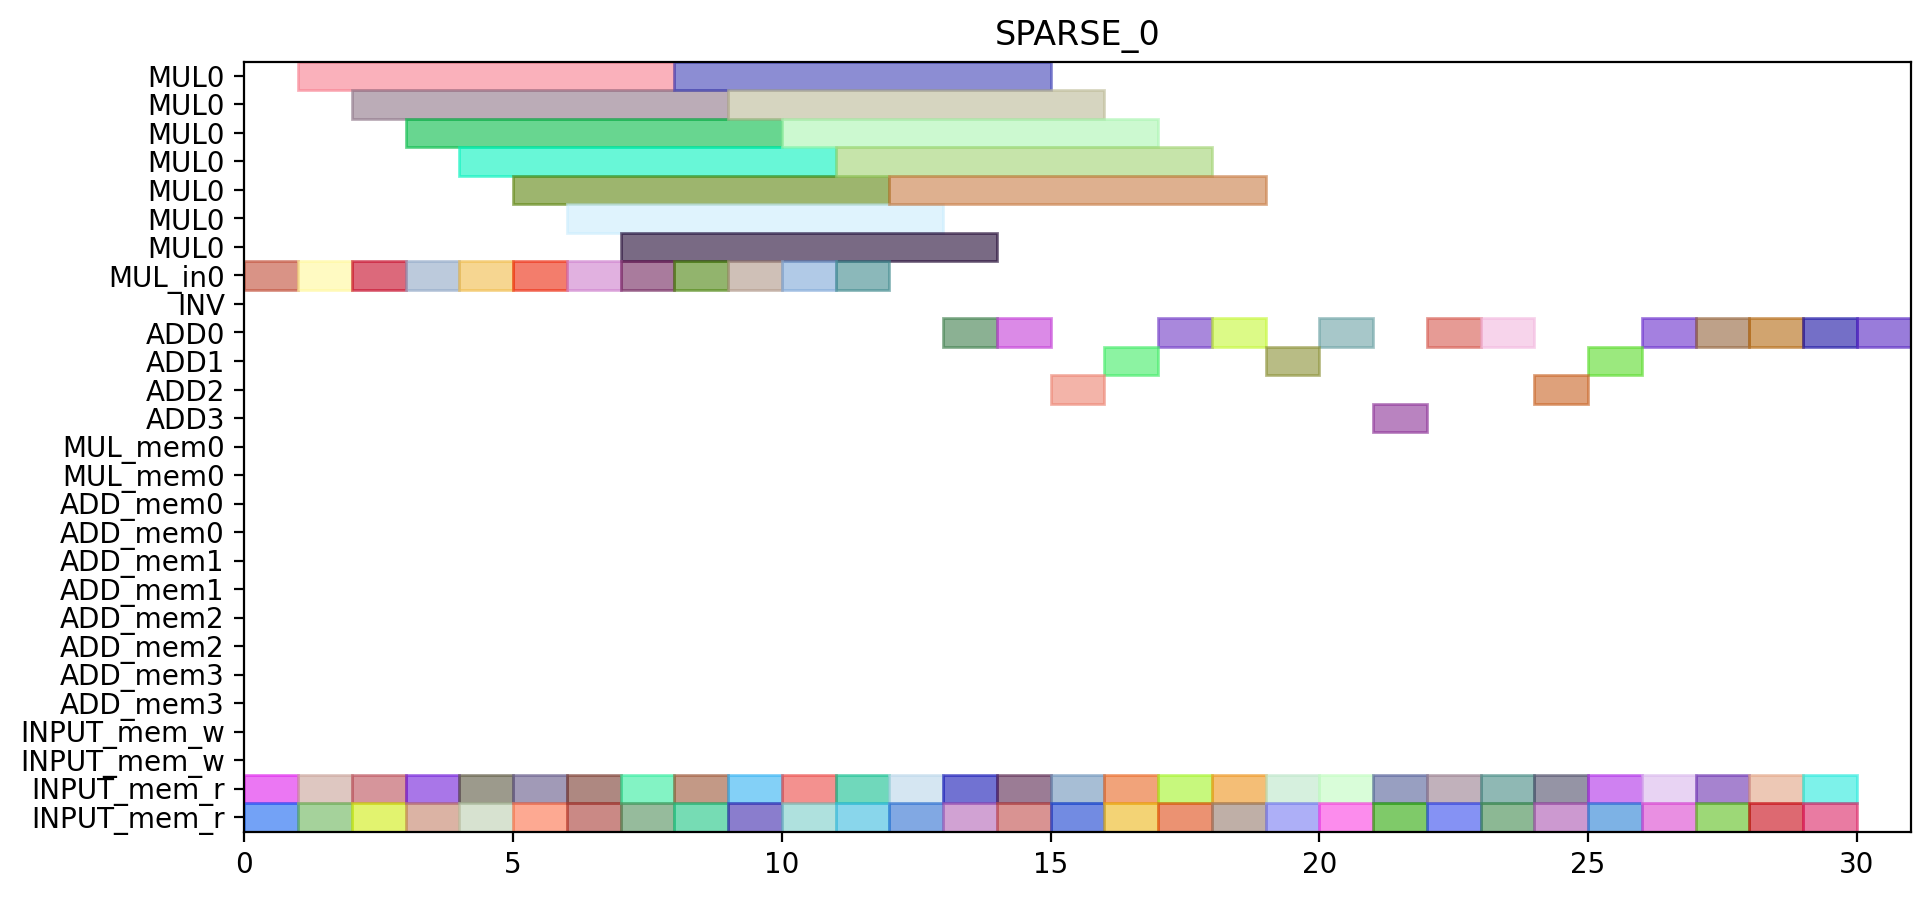

The script that drew this image:
from pyschedule import Scenario, solvers, plotters, alt


def solve():
	horizon = 172
	S = Scenario("SPARSE_0", horizon=horizon)

	# resource
	MUL = S.Resources('MUL', num=1, size=7)
	MUL_in = S.Resources('MUL_in', num=1)
	INV = S.Resource('INV')
	ADD = S.Resources('ADD', num=4, periods=range(1, horizon))
	MUL_mem = S.Resources('MUL_mem', num=1, size=2)
	ADD_mem = S.Resources('ADD_mem', num=4, size=2)
	INPUT_mem_w = S.Resource('INPUT_mem_w', size=2)
	INPUT_mem_r = S.Resource('INPUT_mem_r', size=2)

	# result of previous scheduling

	# new tasks
	t1_t0_t0_in = S.Task('t1_t0_t0_in', length=1, delay_cost=1)
	t1_t0_t0_in += alt(MUL_in)
	t1_t0_t0 = S.Task('t1_t0_t0', length=7, delay_cost=1)
	t1_t0_t0 += alt(MUL)
	S += t1_t0_t0>=t1_t0_t0_in

	t1_t0_t0_mem0 = S.Task('t1_t0_t0_mem0', length=1, delay_cost=1)
	t1_t0_t0_mem0 += INPUT_mem_r
	S += t1_t0_t0_mem0 <= t1_t0_t0

	t1_t0_t0_mem1 = S.Task('t1_t0_t0_mem1', length=1, delay_cost=1)
	t1_t0_t0_mem1 += INPUT_mem_r
	S += t1_t0_t0_mem1 <= t1_t0_t0

	t1_t0_t1_in = S.Task('t1_t0_t1_in', length=1, delay_cost=1)
	t1_t0_t1_in += alt(MUL_in)
	t1_t0_t1 = S.Task('t1_t0_t1', length=7, delay_cost=1)
	t1_t0_t1 += alt(MUL)
	S += t1_t0_t1>=t1_t0_t1_in

	t1_t0_t1_mem0 = S.Task('t1_t0_t1_mem0', length=1, delay_cost=1)
	t1_t0_t1_mem0 += INPUT_mem_r
	S += t1_t0_t1_mem0 <= t1_t0_t1

	t1_t0_t1_mem1 = S.Task('t1_t0_t1_mem1', length=1, delay_cost=1)
	t1_t0_t1_mem1 += INPUT_mem_r
	S += t1_t0_t1_mem1 <= t1_t0_t1

	t1_t0_t2 = S.Task('t1_t0_t2', length=1, delay_cost=1)
	t1_t0_t2 += alt(ADD)

	t1_t0_t2_mem0 = S.Task('t1_t0_t2_mem0', length=1, delay_cost=1)
	t1_t0_t2_mem0 += INPUT_mem_r
	S += t1_t0_t2_mem0 <= t1_t0_t2

	t1_t0_t2_mem1 = S.Task('t1_t0_t2_mem1', length=1, delay_cost=1)
	t1_t0_t2_mem1 += INPUT_mem_r
	S += t1_t0_t2_mem1 <= t1_t0_t2

	t1_t0_t3 = S.Task('t1_t0_t3', length=1, delay_cost=1)
	t1_t0_t3 += alt(ADD)

	t1_t0_t3_mem0 = S.Task('t1_t0_t3_mem0', length=1, delay_cost=1)
	t1_t0_t3_mem0 += INPUT_mem_r
	S += t1_t0_t3_mem0 <= t1_t0_t3

	t1_t0_t3_mem1 = S.Task('t1_t0_t3_mem1', length=1, delay_cost=1)
	t1_t0_t3_mem1 += INPUT_mem_r
	S += t1_t0_t3_mem1 <= t1_t0_t3

	t1_t1_t0_in = S.Task('t1_t1_t0_in', length=1, delay_cost=1)
	t1_t1_t0_in += alt(MUL_in)
	t1_t1_t0 = S.Task('t1_t1_t0', length=7, delay_cost=1)
	t1_t1_t0 += alt(MUL)
	S += t1_t1_t0>=t1_t1_t0_in

	t1_t1_t0_mem0 = S.Task('t1_t1_t0_mem0', length=1, delay_cost=1)
	t1_t1_t0_mem0 += INPUT_mem_r
	S += t1_t1_t0_mem0 <= t1_t1_t0

	t1_t1_t0_mem1 = S.Task('t1_t1_t0_mem1', length=1, delay_cost=1)
	t1_t1_t0_mem1 += INPUT_mem_r
	S += t1_t1_t0_mem1 <= t1_t1_t0

	t1_t1_t1_in = S.Task('t1_t1_t1_in', length=1, delay_cost=1)
	t1_t1_t1_in += alt(MUL_in)
	t1_t1_t1 = S.Task('t1_t1_t1', length=7, delay_cost=1)
	t1_t1_t1 += alt(MUL)
	S += t1_t1_t1>=t1_t1_t1_in

	t1_t1_t1_mem0 = S.Task('t1_t1_t1_mem0', length=1, delay_cost=1)
	t1_t1_t1_mem0 += INPUT_mem_r
	S += t1_t1_t1_mem0 <= t1_t1_t1

	t1_t1_t1_mem1 = S.Task('t1_t1_t1_mem1', length=1, delay_cost=1)
	t1_t1_t1_mem1 += INPUT_mem_r
	S += t1_t1_t1_mem1 <= t1_t1_t1

	t1_t1_t2 = S.Task('t1_t1_t2', length=1, delay_cost=1)
	t1_t1_t2 += alt(ADD)

	t1_t1_t2_mem0 = S.Task('t1_t1_t2_mem0', length=1, delay_cost=1)
	t1_t1_t2_mem0 += INPUT_mem_r
	S += t1_t1_t2_mem0 <= t1_t1_t2

	t1_t1_t2_mem1 = S.Task('t1_t1_t2_mem1', length=1, delay_cost=1)
	t1_t1_t2_mem1 += INPUT_mem_r
	S += t1_t1_t2_mem1 <= t1_t1_t2

	t1_t1_t3 = S.Task('t1_t1_t3', length=1, delay_cost=1)
	t1_t1_t3 += alt(ADD)

	t1_t1_t3_mem0 = S.Task('t1_t1_t3_mem0', length=1, delay_cost=1)
	t1_t1_t3_mem0 += INPUT_mem_r
	S += t1_t1_t3_mem0 <= t1_t1_t3

	t1_t1_t3_mem1 = S.Task('t1_t1_t3_mem1', length=1, delay_cost=1)
	t1_t1_t3_mem1 += INPUT_mem_r
	S += t1_t1_t3_mem1 <= t1_t1_t3

	t1_t20 = S.Task('t1_t20', length=1, delay_cost=1)
	t1_t20 += alt(ADD)

	t1_t20_mem0 = S.Task('t1_t20_mem0', length=1, delay_cost=1)
	t1_t20_mem0 += INPUT_mem_r
	S += t1_t20_mem0 <= t1_t20

	t1_t20_mem1 = S.Task('t1_t20_mem1', length=1, delay_cost=1)
	t1_t20_mem1 += INPUT_mem_r
	S += t1_t20_mem1 <= t1_t20

	t1_t21 = S.Task('t1_t21', length=1, delay_cost=1)
	t1_t21 += alt(ADD)

	t1_t21_mem0 = S.Task('t1_t21_mem0', length=1, delay_cost=1)
	t1_t21_mem0 += INPUT_mem_r
	S += t1_t21_mem0 <= t1_t21

	t1_t21_mem1 = S.Task('t1_t21_mem1', length=1, delay_cost=1)
	t1_t21_mem1 += INPUT_mem_r
	S += t1_t21_mem1 <= t1_t21

	t1_t30 = S.Task('t1_t30', length=1, delay_cost=1)
	t1_t30 += alt(ADD)

	t1_t30_mem0 = S.Task('t1_t30_mem0', length=1, delay_cost=1)
	t1_t30_mem0 += INPUT_mem_r
	S += t1_t30_mem0 <= t1_t30

	t1_t30_mem1 = S.Task('t1_t30_mem1', length=1, delay_cost=1)
	t1_t30_mem1 += INPUT_mem_r
	S += t1_t30_mem1 <= t1_t30

	t1_t31 = S.Task('t1_t31', length=1, delay_cost=1)
	t1_t31 += alt(ADD)

	t1_t31_mem0 = S.Task('t1_t31_mem0', length=1, delay_cost=1)
	t1_t31_mem0 += INPUT_mem_r
	S += t1_t31_mem0 <= t1_t31

	t1_t31_mem1 = S.Task('t1_t31_mem1', length=1, delay_cost=1)
	t1_t31_mem1 += INPUT_mem_r
	S += t1_t31_mem1 <= t1_t31

	t2_t0_t0_in = S.Task('t2_t0_t0_in', length=1, delay_cost=1)
	t2_t0_t0_in += alt(MUL_in)
	t2_t0_t0 = S.Task('t2_t0_t0', length=7, delay_cost=1)
	t2_t0_t0 += alt(MUL)
	S += t2_t0_t0>=t2_t0_t0_in

	t2_t0_t0_mem0 = S.Task('t2_t0_t0_mem0', length=1, delay_cost=1)
	t2_t0_t0_mem0 += INPUT_mem_r
	S += t2_t0_t0_mem0 <= t2_t0_t0

	t2_t0_t0_mem1 = S.Task('t2_t0_t0_mem1', length=1, delay_cost=1)
	t2_t0_t0_mem1 += INPUT_mem_r
	S += t2_t0_t0_mem1 <= t2_t0_t0

	t2_t0_t1_in = S.Task('t2_t0_t1_in', length=1, delay_cost=1)
	t2_t0_t1_in += alt(MUL_in)
	t2_t0_t1 = S.Task('t2_t0_t1', length=7, delay_cost=1)
	t2_t0_t1 += alt(MUL)
	S += t2_t0_t1>=t2_t0_t1_in

	t2_t0_t1_mem0 = S.Task('t2_t0_t1_mem0', length=1, delay_cost=1)
	t2_t0_t1_mem0 += INPUT_mem_r
	S += t2_t0_t1_mem0 <= t2_t0_t1

	t2_t0_t1_mem1 = S.Task('t2_t0_t1_mem1', length=1, delay_cost=1)
	t2_t0_t1_mem1 += INPUT_mem_r
	S += t2_t0_t1_mem1 <= t2_t0_t1

	t2_t0_t2 = S.Task('t2_t0_t2', length=1, delay_cost=1)
	t2_t0_t2 += alt(ADD)

	t2_t0_t2_mem0 = S.Task('t2_t0_t2_mem0', length=1, delay_cost=1)
	t2_t0_t2_mem0 += INPUT_mem_r
	S += t2_t0_t2_mem0 <= t2_t0_t2

	t2_t0_t2_mem1 = S.Task('t2_t0_t2_mem1', length=1, delay_cost=1)
	t2_t0_t2_mem1 += INPUT_mem_r
	S += t2_t0_t2_mem1 <= t2_t0_t2

	t2_t0_t3 = S.Task('t2_t0_t3', length=1, delay_cost=1)
	t2_t0_t3 += alt(ADD)

	t2_t0_t3_mem0 = S.Task('t2_t0_t3_mem0', length=1, delay_cost=1)
	t2_t0_t3_mem0 += INPUT_mem_r
	S += t2_t0_t3_mem0 <= t2_t0_t3

	t2_t0_t3_mem1 = S.Task('t2_t0_t3_mem1', length=1, delay_cost=1)
	t2_t0_t3_mem1 += INPUT_mem_r
	S += t2_t0_t3_mem1 <= t2_t0_t3

	t2_t1_t0_in = S.Task('t2_t1_t0_in', length=1, delay_cost=1)
	t2_t1_t0_in += alt(MUL_in)
	t2_t1_t0 = S.Task('t2_t1_t0', length=7, delay_cost=1)
	t2_t1_t0 += alt(MUL)
	S += t2_t1_t0>=t2_t1_t0_in

	t2_t1_t0_mem0 = S.Task('t2_t1_t0_mem0', length=1, delay_cost=1)
	t2_t1_t0_mem0 += INPUT_mem_r
	S += t2_t1_t0_mem0 <= t2_t1_t0

	t2_t1_t0_mem1 = S.Task('t2_t1_t0_mem1', length=1, delay_cost=1)
	t2_t1_t0_mem1 += INPUT_mem_r
	S += t2_t1_t0_mem1 <= t2_t1_t0

	t2_t1_t1_in = S.Task('t2_t1_t1_in', length=1, delay_cost=1)
	t2_t1_t1_in += alt(MUL_in)
	t2_t1_t1 = S.Task('t2_t1_t1', length=7, delay_cost=1)
	t2_t1_t1 += alt(MUL)
	S += t2_t1_t1>=t2_t1_t1_in

	t2_t1_t1_mem0 = S.Task('t2_t1_t1_mem0', length=1, delay_cost=1)
	t2_t1_t1_mem0 += INPUT_mem_r
	S += t2_t1_t1_mem0 <= t2_t1_t1

	t2_t1_t1_mem1 = S.Task('t2_t1_t1_mem1', length=1, delay_cost=1)
	t2_t1_t1_mem1 += INPUT_mem_r
	S += t2_t1_t1_mem1 <= t2_t1_t1

	t2_t1_t2 = S.Task('t2_t1_t2', length=1, delay_cost=1)
	t2_t1_t2 += alt(ADD)

	t2_t1_t2_mem0 = S.Task('t2_t1_t2_mem0', length=1, delay_cost=1)
	t2_t1_t2_mem0 += INPUT_mem_r
	S += t2_t1_t2_mem0 <= t2_t1_t2

	t2_t1_t2_mem1 = S.Task('t2_t1_t2_mem1', length=1, delay_cost=1)
	t2_t1_t2_mem1 += INPUT_mem_r
	S += t2_t1_t2_mem1 <= t2_t1_t2

	t2_t1_t3 = S.Task('t2_t1_t3', length=1, delay_cost=1)
	t2_t1_t3 += alt(ADD)

	t2_t1_t3_mem0 = S.Task('t2_t1_t3_mem0', length=1, delay_cost=1)
	t2_t1_t3_mem0 += INPUT_mem_r
	S += t2_t1_t3_mem0 <= t2_t1_t3

	t2_t1_t3_mem1 = S.Task('t2_t1_t3_mem1', length=1, delay_cost=1)
	t2_t1_t3_mem1 += INPUT_mem_r
	S += t2_t1_t3_mem1 <= t2_t1_t3

	t2_t20 = S.Task('t2_t20', length=1, delay_cost=1)
	t2_t20 += alt(ADD)

	t2_t20_mem0 = S.Task('t2_t20_mem0', length=1, delay_cost=1)
	t2_t20_mem0 += INPUT_mem_r
	S += t2_t20_mem0 <= t2_t20

	t2_t20_mem1 = S.Task('t2_t20_mem1', length=1, delay_cost=1)
	t2_t20_mem1 += INPUT_mem_r
	S += t2_t20_mem1 <= t2_t20

	t2_t21 = S.Task('t2_t21', length=1, delay_cost=1)
	t2_t21 += alt(ADD)

	t2_t21_mem0 = S.Task('t2_t21_mem0', length=1, delay_cost=1)
	t2_t21_mem0 += INPUT_mem_r
	S += t2_t21_mem0 <= t2_t21

	t2_t21_mem1 = S.Task('t2_t21_mem1', length=1, delay_cost=1)
	t2_t21_mem1 += INPUT_mem_r
	S += t2_t21_mem1 <= t2_t21

	t2_t30 = S.Task('t2_t30', length=1, delay_cost=1)
	t2_t30 += alt(ADD)

	t2_t30_mem0 = S.Task('t2_t30_mem0', length=1, delay_cost=1)
	t2_t30_mem0 += INPUT_mem_r
	S += t2_t30_mem0 <= t2_t30

	t2_t30_mem1 = S.Task('t2_t30_mem1', length=1, delay_cost=1)
	t2_t30_mem1 += INPUT_mem_r
	S += t2_t30_mem1 <= t2_t30

	t2_t31 = S.Task('t2_t31', length=1, delay_cost=1)
	t2_t31 += alt(ADD)

	t2_t31_mem0 = S.Task('t2_t31_mem0', length=1, delay_cost=1)
	t2_t31_mem0 += INPUT_mem_r
	S += t2_t31_mem0 <= t2_t31

	t2_t31_mem1 = S.Task('t2_t31_mem1', length=1, delay_cost=1)
	t2_t31_mem1 += INPUT_mem_r
	S += t2_t31_mem1 <= t2_t31

	t0_t0_t0_in = S.Task('t0_t0_t0_in', length=1, delay_cost=1)
	t0_t0_t0_in += alt(MUL_in)
	t0_t0_t0 = S.Task('t0_t0_t0', length=7, delay_cost=1)
	t0_t0_t0 += alt(MUL)
	S += t0_t0_t0>=t0_t0_t0_in

	t0_t0_t0_mem0 = S.Task('t0_t0_t0_mem0', length=1, delay_cost=1)
	t0_t0_t0_mem0 += INPUT_mem_r
	S += t0_t0_t0_mem0 <= t0_t0_t0

	t0_t0_t0_mem1 = S.Task('t0_t0_t0_mem1', length=1, delay_cost=1)
	t0_t0_t0_mem1 += INPUT_mem_r
	S += t0_t0_t0_mem1 <= t0_t0_t0

	t0_t0_t1_in = S.Task('t0_t0_t1_in', length=1, delay_cost=1)
	t0_t0_t1_in += alt(MUL_in)
	t0_t0_t1 = S.Task('t0_t0_t1', length=7, delay_cost=1)
	t0_t0_t1 += alt(MUL)
	S += t0_t0_t1>=t0_t0_t1_in

	t0_t0_t1_mem0 = S.Task('t0_t0_t1_mem0', length=1, delay_cost=1)
	t0_t0_t1_mem0 += INPUT_mem_r
	S += t0_t0_t1_mem0 <= t0_t0_t1

	t0_t0_t1_mem1 = S.Task('t0_t0_t1_mem1', length=1, delay_cost=1)
	t0_t0_t1_mem1 += INPUT_mem_r
	S += t0_t0_t1_mem1 <= t0_t0_t1

	t0_t0_t2 = S.Task('t0_t0_t2', length=1, delay_cost=1)
	t0_t0_t2 += alt(ADD)

	t0_t0_t2_mem0 = S.Task('t0_t0_t2_mem0', length=1, delay_cost=1)
	t0_t0_t2_mem0 += INPUT_mem_r
	S += t0_t0_t2_mem0 <= t0_t0_t2

	t0_t0_t2_mem1 = S.Task('t0_t0_t2_mem1', length=1, delay_cost=1)
	t0_t0_t2_mem1 += INPUT_mem_r
	S += t0_t0_t2_mem1 <= t0_t0_t2

	t0_t0_t3 = S.Task('t0_t0_t3', length=1, delay_cost=1)
	t0_t0_t3 += alt(ADD)

	t0_t0_t3_mem0 = S.Task('t0_t0_t3_mem0', length=1, delay_cost=1)
	t0_t0_t3_mem0 += INPUT_mem_r
	S += t0_t0_t3_mem0 <= t0_t0_t3

	t0_t0_t3_mem1 = S.Task('t0_t0_t3_mem1', length=1, delay_cost=1)
	t0_t0_t3_mem1 += INPUT_mem_r
	S += t0_t0_t3_mem1 <= t0_t0_t3

	t0_t1_t0_in = S.Task('t0_t1_t0_in', length=1, delay_cost=1)
	t0_t1_t0_in += alt(MUL_in)
	t0_t1_t0 = S.Task('t0_t1_t0', length=7, delay_cost=1)
	t0_t1_t0 += alt(MUL)
	S += t0_t1_t0>=t0_t1_t0_in

	t0_t1_t0_mem0 = S.Task('t0_t1_t0_mem0', length=1, delay_cost=1)
	t0_t1_t0_mem0 += INPUT_mem_r
	S += t0_t1_t0_mem0 <= t0_t1_t0

	t0_t1_t0_mem1 = S.Task('t0_t1_t0_mem1', length=1, delay_cost=1)
	t0_t1_t0_mem1 += INPUT_mem_r
	S += t0_t1_t0_mem1 <= t0_t1_t0

	t0_t1_t1_in = S.Task('t0_t1_t1_in', length=1, delay_cost=1)
	t0_t1_t1_in += alt(MUL_in)
	t0_t1_t1 = S.Task('t0_t1_t1', length=7, delay_cost=1)
	t0_t1_t1 += alt(MUL)
	S += t0_t1_t1>=t0_t1_t1_in

	t0_t1_t1_mem0 = S.Task('t0_t1_t1_mem0', length=1, delay_cost=1)
	t0_t1_t1_mem0 += INPUT_mem_r
	S += t0_t1_t1_mem0 <= t0_t1_t1

	t0_t1_t1_mem1 = S.Task('t0_t1_t1_mem1', length=1, delay_cost=1)
	t0_t1_t1_mem1 += INPUT_mem_r
	S += t0_t1_t1_mem1 <= t0_t1_t1

	solvers.mip.solve(S,msg=1,kind='CPLEX',ratio_gap=1.01)

	solution = [['hoge']*len(S.solution()[1]) for i in range(len(S.solution()))]
	for i in range(len(S.solution())):
		for j in range(len(S.solution()[i])):
			solution[i][j]=str(S.solution()[i][j])
	print(solution)

	cycles = int(solution[-1][3])

	pic_file_name = "/mnt/rose/usr1/fukuda/pairing_automation_design2/bls24-317/scheduling/SPARSE_mul1_add4/SPARSE_0.png"
	if(S.solution() != []):
		plotters.matplotlib.plot(S,img_filename=pic_file_name, vertical_text=True, fig_size=(cycles*0.25+3, 5), show_task_labels=False)

	return solution
